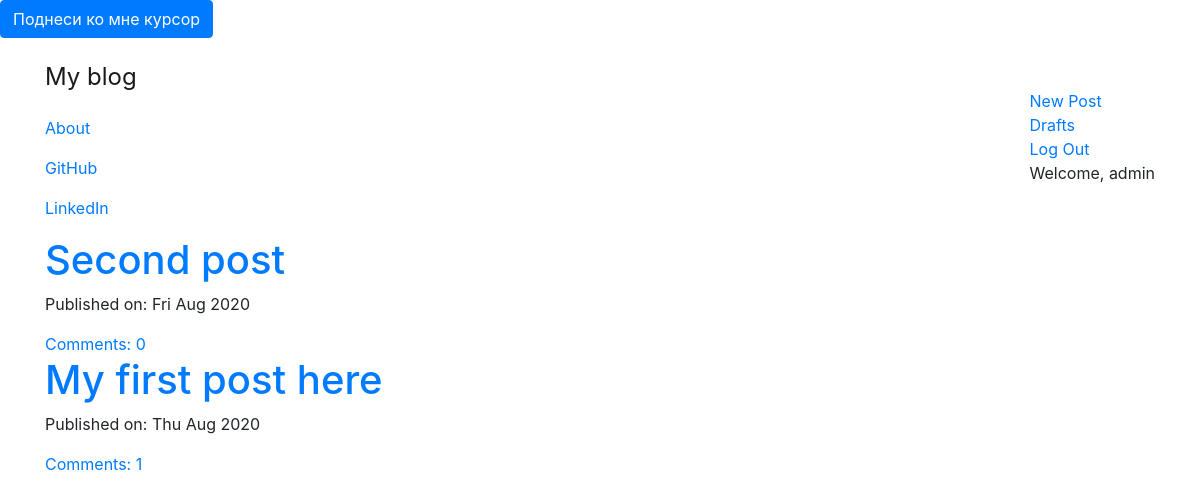
The app's page / (signed in) with its own data.
### myblog/models.py (models this page shows, shortened)
class Post(models.Model):
    author = models.ForeignKey('auth.User', on_delete=models.CASCADE)
    title = models.CharField(max_length=200)
    text = models.TextField()
    create_date = models.DateTimeField(default=timezone.now) #не выполняем функцию, а апередаем ее. А то выполнится вот прям щас, а не в момент создания поста
    published_date = models.DateTimeField(blank=True, null=True)
    def approve_comments(self):
        return self.comments.filter(approved_comment=True)

### myblog/views.py (the view)
# urls.py: path('', views.PostListView.as_view(), name='post_list'),
class PostListView(ListView):
    model = Post
    def get_queryset(self):
        return Post.objects.filter(published_date__lte=timezone.now()).order_by('-published_date')

### myblog/template/myblog/post_list.html
{% extends 'myblog/base.html' %}
{% block content %}
<div class='centerstage'>
    {% for post in post_list %}
    <div class='post'>
        <h1><a href="{% url 'post_detail' pk=post.pk %}">{{ post.title }}</a></h1>
        <div class='date'>
            <p>Published on: {{ post.published_date|date:"D M Y" }}</p>
        </div>
        <a href="{% url 'post_detail' pk=post.pk %}">Comments: {{ post.approve_comments.count }}</a>
    </div>
    {% endfor %}
</div>
{% endblock %}

### myblog/template/myblog/base.html (shortened to what this page needs)
<!DOCTYPE html>
{% load static %}
<html lang="en">
<head>
    <link rel="stylesheet" href="https://stackpath.bootstrapcdn.com/bootstrap/4.5.2/css/bootstrap.min.css">
    <link rel="stylesheet" href="//cdn.jsdelivr.net/npm/medium-editor@latest/dist/css/medium-editor.min.css" type="text/css" media="screen" charset="utf-8">
    <link rel="stylesheet" href="{% static 'css/blog.css' %}">
</head>
<body class='loader'>
    <button type="button" class="btn btn-primary" data-toggle="popover"
  title="Ehf" data-content="Ура, Bootstrap 4 работает">
    Поднеси ко мне курсор
    </button>
    <nav class='navbar navbar-light'>
        <div class='container'>
            <ul class='navbar-nav mr-auto'>
                <li class="nav-link"><a class='navbar-brand bigbrand' href="{% url 'post_list' %}">My blog</a></li>
                <li class="nav-link"><a href="{% url 'about' %}">About</a></li>
                <li class="nav-link"><a href="https://www.github.com">GitHub</a></li>
                <li class="nav-link"><a href="https://www.linkedin.com">LinkedIn</a></li>
            </ul>
            <ul class='navbar-nav'>
                {% if user.is_authenticated %}
                <li><a href="{% url 'post_new' %}">New Post</a></li>
                <li><a href="{% url 'post_draft_list' %}">Drafts</a></li>
                <li><a href="{% url 'logout' %}">Log Out</a></li>
                <li><a>Welcome, {{ user.username }}</a></li>
                {% endif %}
            </ul>
        </div>
    </nav>
    <div class='content container'>
        <div class='row'>
            <div class='col-md-8'>
                <div class='blog_posts'>
                    {% block content %}
                    {% endblock %}
                </div>
            </div>
        </div>
    </div>
</body>
</html>

### myblog/static/css/blog.css (style rules this page uses)
.bigbrand { font-size: 1.5em; }
.centerstage { margin-left: auto; margin-right: auto; }
.loader { filter: hue-rotate(0deg); color: linear-gradient(45deg,#0f8,#08f); animation: hue 5000ms infinite linear; }

### records on screen
Post: title "Second post", published_date "Fri Aug 2020", approve_comments.count "0"
Post: title "My first post here", published_date "Thu Aug 2020", approve_comments.count "1"

### other values on screen
{{ user.username }} "admin"
